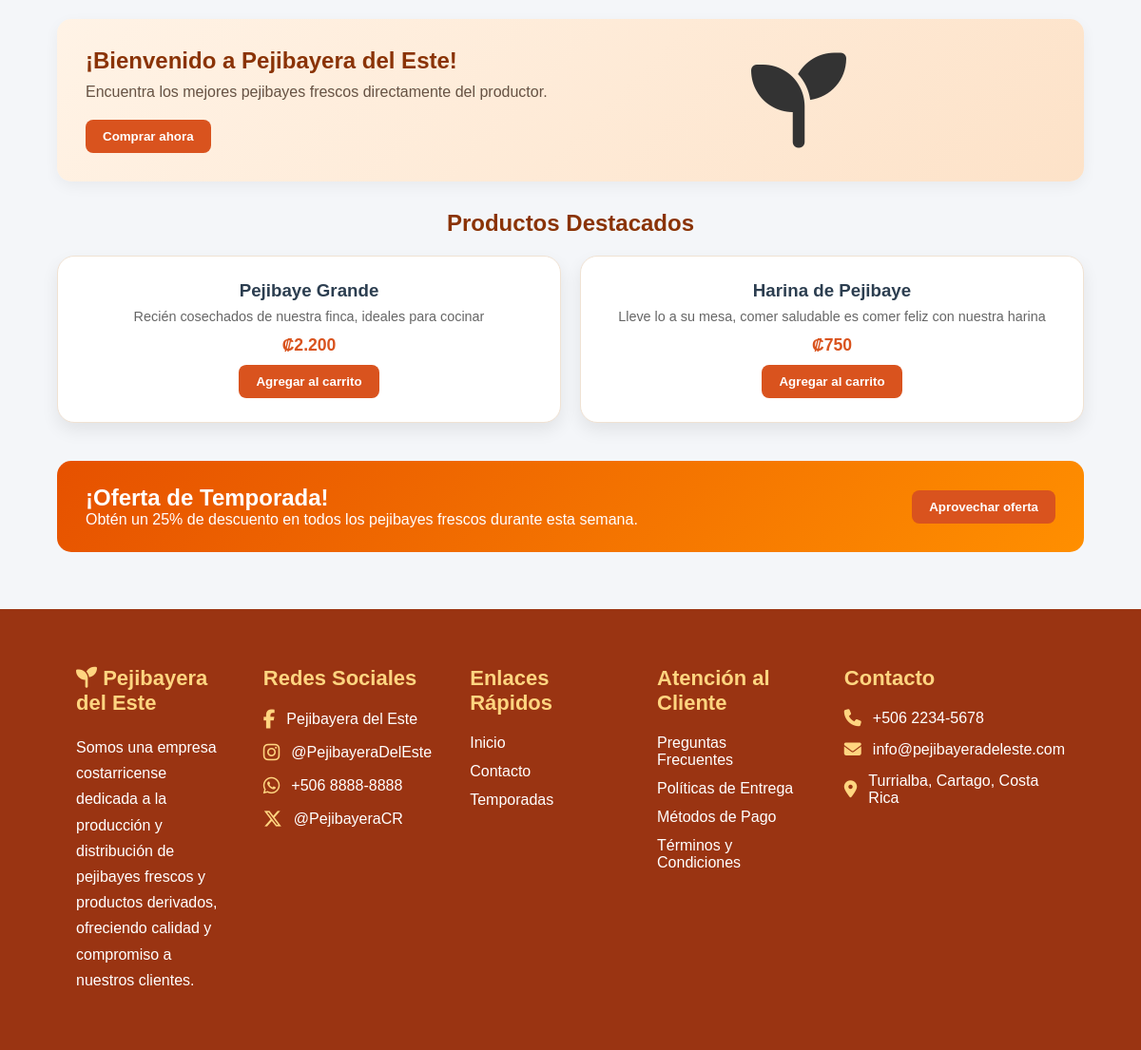
The page / (signed in) on the database its author committed.
### tables this page shows
CREATE TABLE IF NOT EXISTS Producto (
    idProducto INT AUTO_INCREMENT PRIMARY KEY,
    nombreProducto VARCHAR(100) NOT NULL,
    descripcion VARCHAR(255) NOT NULL,
    precio DECIMAL(10,2) NOT NULL,
    cantidadStock INT NOT NULL,
    ventaEmpresarial BOOLEAN NOT NULL,
    idCategoria INT NOT NULL,
    idPresentacion INT NOT NULL,

    CONSTRAINT fk_producto_categoria
        FOREIGN KEY (idCategoria)
        REFERENCES Categoria(idCategoria)
        ON UPDATE CASCADE
        ON DELETE RESTRICT,

    CONSTRAINT fk_producto_presentacion
        FOREIGN KEY (idPresentacion)
        REFERENCES Presentacion(idPresentacion)
        ON UPDATE CASCADE
        ON DELETE RESTRICT
);

### app/controllers/OtherViewController.php (called while the page is built, shortened)
<?php
class OtherViewController extends Controller {
    private $carritoModel;
    public function __construct() {
        $this->carritoModel = $this->model('Carrito');
    }
    private function obtenerCantidadCarrito() {
        return $this->carritoModel->contarProductos($_SESSION['user_id']);
    }
    public function index() {
        $productoModel = $this->model('Producto');
        $productos = $productoModel->getAll();
        $this->view('users/index',[
            'productos' => $productos,
            'cantidadTotal' => $this->obtenerCantidadCarrito()
        ]);
    }
}

### app/core/App.php (called while the page is built, shortened)
<?php
class App {
    protected $method = 'index';
    public function __construct() {
        $url = $this->parseUrl();
        $this->controller = new $this->controller;
        $this->params = $url ? array_values($url) : [];
        call_user_func_array([$this->controller, $this->method], $this->params);
    }
    public function parseUrl() {
        return [];
    }
}

### public/index.php (called while the page is built, shortened)
<?php
require_once '../app/core/App.php';
$app = new App();

### app/models/Producto.php (called while the page is built, shortened)
<?php
require_once '../app/config/Database.php';
class Producto {
    private $db;
    public function __construct() {
        $this->db = Database::getInstance()->getConnection();
    }
    private function ejecutarConsulta($sql, $tipos = "", ...$parametros) {
        $stmt = $this->db->prepare($sql);
        $stmt->execute();
        return $stmt;
    }
    public function getAll() {
        $sql = "SELECT
                    p.idProducto,
                    p.nombreProducto,
                    p.descripcion,
                    p.precio,
                    p.cantidadStock,
                    p.ventaEmpresarial,
                    c.idCategoria,
                    c.nombreCategoria,
                    pr.idPresentacion,
                    pr.tipoEmpaque,
                    pr.peso,
                    pr.tamaño
                FROM Producto p
                INNER JOIN Categoria c
                    ON p.idCategoria = c.idCategoria
                INNER JOIN Presentacion pr
                    ON p.idPresentacion = pr.idPresentacion
                WHERE p.ventaEmpresarial = FALSE
                ORDER BY p.idProducto ASC";
        $stmt = $this->ejecutarConsulta($sql);
        $resultado = $stmt->get_result();
        $productos = [];
        while ($fila = $resultado->fetch_assoc()) {
            $productos[] = $fila;
        }
        return $productos;
    }
}

### app/config/Database.php (called while the page is built, shortened)
<?php
class Database {
    private static $instance = null;
    private $conn;
    private function __construct() {
        try {
            $this->conn = new mysqli(DB_HOST, DB_USER, DB_PASS, DB_NAME);
            $this->conn->set_charset("utf8");
        } catch (mysqli_sql_exception $e) {
            die("Error de conexión a la base de datos. Por favor, verifica que MySQL esté encendido y la base de datos '" . DB_NAME . "' exista. Detalle: " . $e->getMessage());
        }
    }
    public static function getInstance() {
        if (!self::$instance) {
            self::$instance = new Database();
        }
        return self::$instance;
    }
    public function getConnection() {
        return $this->conn;
    }
}

### app/views/users/index.php (the view, shortened to what this page needs)
<?php require_once '../app/views/layouts/header.php'; ?>
    <main>
        <section class="hero-section">
            <div class="hero-text">
                <h1>¡Bienvenido a Pejibayera del Este!</h1>
                <p>Encuentra los mejores pejibayes frescos directamente del productor.</p>
                <button type="button">Comprar ahora</button>
            </div>
            <div class="hero-image">
                 <i class="fa-solid fa-seedling"></i>
            </div>
        </section>
        <section class="cards-section">
            <h2>Productos Destacados</h2>
            <div class="cards">
                <?php if (!empty($data['productos'])) : ?>
                <?php foreach ($data['productos'] as $producto) : ?>
                <article class="card">
                    <h3><?php echo htmlspecialchars($producto['nombreProducto']); ?></h3>
                    <p><?php echo htmlspecialchars($producto['descripcion']); ?></p>
                    <span class="precio">
                        ₡<?php echo number_format($producto['precio'], 0, ',', '.'); ?>
                    </span>
                    <?php if (isset($_SESSION['user_id'])) : ?>
                    <button type="button">
                        <a href="<?= BASE_URL ?>/carrito/add/<?= $producto['idProducto']; ?>">
                            Agregar al carrito
                        </a>
                    </button>
                    <?php endif; ?>
                </article>
                <?php endforeach; ?>
                <?php else : ?>
                    <p>No hay productos disponibles.</p>
                <?php endif; ?>
            </div>
        </section>
        <section class="banner-promo">
            <div>
                <h2>¡Oferta de Temporada!</h2>
                <p>Obtén un 25% de descuento en todos los pejibayes frescos durante esta semana.</p>
            </div>
            <button  class="btn-promo" type="button"> <a href="">Aprovechar oferta</a></button>
        </section>
    </main>
<?php require_once '../app/views/layouts/footer.php'; ?>

### public/css/inicio.css (style rules this page uses)
* { margin: 0%; padding: 0%; box-sizing: border-box; }
body { font-family: Arial, Helvetica, sans-serif; background-color: #f4f6f9; color: #333; }
a { text-decoration: none; color: inherit; }
.hero-section { background: linear-gradient(135deg, #fff3e6, #fde2c8); margin: 20px auto; width: 90%; max-width: 1100px; padding: 30px; border-radius: 15px; display: flex; align-items: center; justify-content: space-between; box-shadow: 0px 5px 15px rgba(0, 0, 0, 0.05); }
.hero-text { max-width: 50%; }
.hero-text h1 { color: #8a3306; margin-bottom: 10px; }
.hero-text p { color: #665243; margin-bottom: 20px; }
.hero-image i { width: 320px; border-radius: 12px; font-size: 100px; }
.cards-section { width: 90%; max-width: 1100px; margin: 30px auto; }
.cards-section h2 { text-align: center; color: #8a3306; margin-bottom: 20px; }
.cards { display: grid; grid-template-columns: repeat(auto-fit, minmax(240px, 1fr)); gap: 20px; }
.card { background-color: #ffffff; padding: 20px; border-radius: 12px; box-shadow: 0px 3px 10px rgba(0, 0, 0, 0.08); text-align: center; border: 1px solid #f0e2d3; transition: 0.3s; }
.card h3 { margin-bottom: 8px; color: #2c3e50; }
.card p { color: #666; font-size: 0.9rem; margin-bottom: 12px; }
.card .precio { font-weight: bold; color: #d9531e; font-size: 1.1rem; display: block; margin-bottom: 10px; }
button, .btn { background-color: #d9531e; color: #ffffff; border: none; padding: 10px 18px; border-radius: 8px; cursor: pointer; font-weight: bold; transition: 0.3s; text-decoration: none; display: inline-block; }
.banner-promo { background: linear-gradient(135deg, #e65100, #ff8f00); color: white; width: 90%; max-width: 1100px; margin: 40px auto; padding: 25px 30px; border-radius: 15px; display: flex; justify-content: space-between; align-items: center; }
.card { background: white; border-radius: 18px; padding: 25px; box-shadow: 0 8px 18px rgba(0, 0, 0, .08); transition: .3s; }

### rows shown on the page
producto: nombreProducto "Pejibaye Grande", descripcion "Recién cosechados de nuestra finca, ideales para cocinar", precio "2.200"
producto: nombreProducto "Harina de Pejibaye", descripcion "Lleve lo a su mesa, comer saludable es comer feliz con nuestra harina", precio "750"
